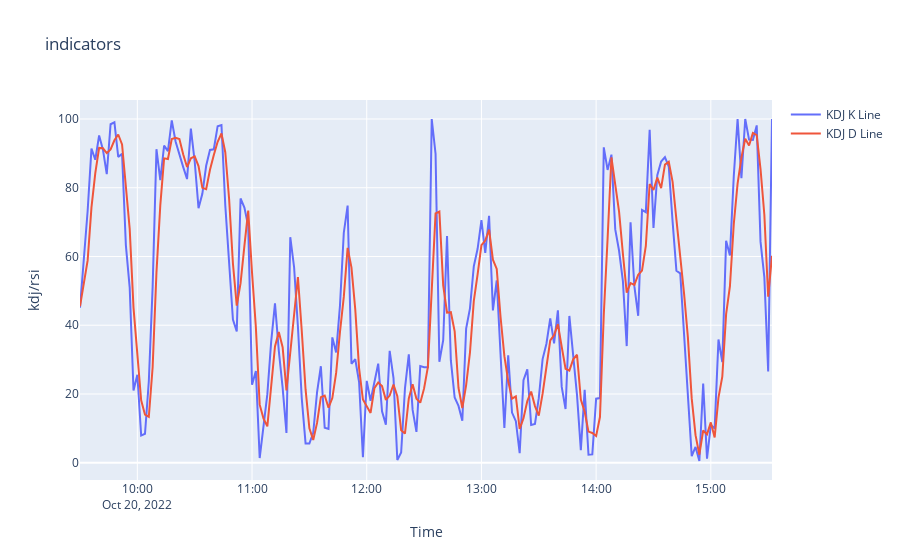

Write notebook code for a chart like this one.
### Code cell
import plotly.graph_objs as go


trace1 = go.Scatter(
    x=data.index,
    y=kdj,
    mode='lines',
    name='KDJ K Line'
)

trace2 = go.Scatter(
    x=data.index,
    y=kdjd,
    mode='lines',
    name='KDJ D Line'
)

trace3 = go.Scatter(
    x=data.index,
    y=rsi1,
    mode='lines',
    name='RSI1 Line'
)

layout = go.Layout(
    title='indicators',
    xaxis={'title': "Time"},
    yaxis={'title': "kdj/rsi"}
)

fig = go.Figure(data=[trace1, trace2], layout=layout)
fig.show()

### Figure 1 — Plotly figure (JSON) as saved in the notebook; plotly's stock layout.template omitted (floating-point values rounded to 4 significant figures; data arrays with more than 128 entries replaced by an {"elided": "..."} marker saying what was removed)
{"data": [{"mode": "lines", "name": "KDJ K Line", "type": "scatter", "x": {"elided": "196 str values"}, "y": {"elided": "182 float values"}}, {"mode": "lines", "name": "KDJ D Line", "type": "scatter", "x": {"elided": "196 str values"}, "y": {"elided": "182 float values"}}], "layout": {"title": {"text": "indicators"}, "xaxis": {"title": {"text": "Time"}}, "yaxis": {"title": {"text": "kdj/rsi"}}}}
